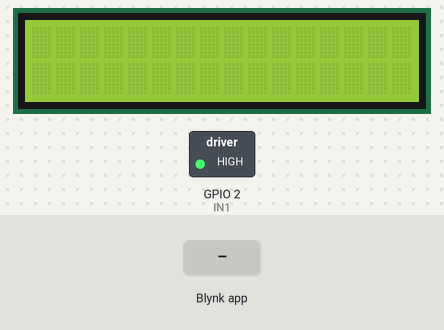
A sketch run on a simulated ESP32. On the bench: 16×2 character LCD, switched loads named in the sketch (green lamp = pin HIGH). The test bench sets the inputs (shaded band). WiFi joins after 1.5 s; servers stay silent unless stated; pins used as bus, display or sensor lines are not drawn; what the sketch prints to the serial monitor is not drawn.

Above: at 3.0 s.
3.1 s: Blynk app writes 1 to V0
At 4.3 s:
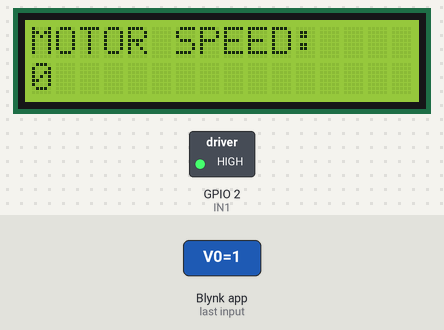
4.6 s: Blynk app writes 200 to V0
At 5.5 s:
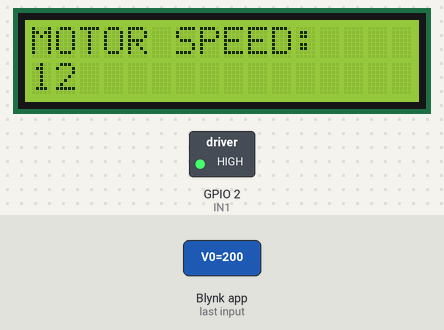
Timing chart, 0 to 7.6 s (numbered marks = the images above; inputs shaded):
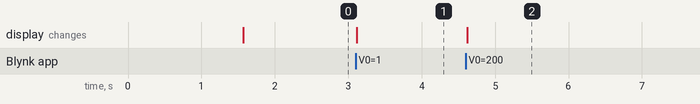

The sketch:

mtorctrl.ino
```cpp
#define BLYNK_TEMPLATE_ID "***"
#define BLYNK_TEMPLATE_NAME "***"
#define BLYNK_AUTH_TOKEN "***"
#include <Wire.h>
#include <WiFi.h>
#include <WiFiClient.h>
#include <BlynkSimpleEsp32.h>
#include <LiquidCrystal_I2C.h>

// set the LCD number of columns and rows
int lcdColumns = 16;
int lcdRows = 2;
LiquidCrystal_I2C lcd(0x27, lcdColumns, lcdRows);


char auth[] = BLYNK_AUTH_TOKEN;
const char* ssid = "***";
const char* pass = "***";
BlynkTimer timer;

// Set the motor driver pins
const int freq = 5000;
const int ledChannel = 0;
const int resolution = 8;
int DCMTOR = 15;
int IN1 = 2;


void setup() {
  Serial.begin(115200);

  Serial.println();
  Serial.print("Conectando-se a ");
  Serial.println(ssid);
  WiFi.begin(ssid, pass);

  while (WiFi.status() != WL_CONNECTED) {
    delay(500);
    Serial.print(".");
  }

  Serial.println("");
  Serial.println("WiFi conectada.");
  Serial.println("Endereço de IP: ");
  Serial.println(WiFi.localIP());

  lcd.init();
  lcd.backlight();
  ledcSetup(ledChannel, freq, resolution);
  ledcAttachPin(DCMTOR, ledChannel);

  Blynk.begin(auth, ssid, pass);
  pinMode(IN1, OUTPUT);
  digitalWrite(IN1, HIGH);
}


void loop(){
  Blynk.run();
  timer.run();
}
BLYNK_WRITE(V0) {
  int data = param.asInt();
  int pwmWave = map(data,  0, 4095, 0, 255);

  Serial.println(data);
  // set the cursor to position
  lcd.clear();
  lcd.setCursor(0, 0);
  lcd.print("MOTOR SPEED:");
  lcd.setCursor(0, 1);
  lcd.print(pwmWave);
  // wait for 150 ms
  delay(150);
  ledcWrite(ledChannel, pwmWave);
  }
```

Measured:
- after the input at 3.1 s, the display: changes at once (image 1)
- after the input at 4.6 s, the display: changes at once (image 2)
